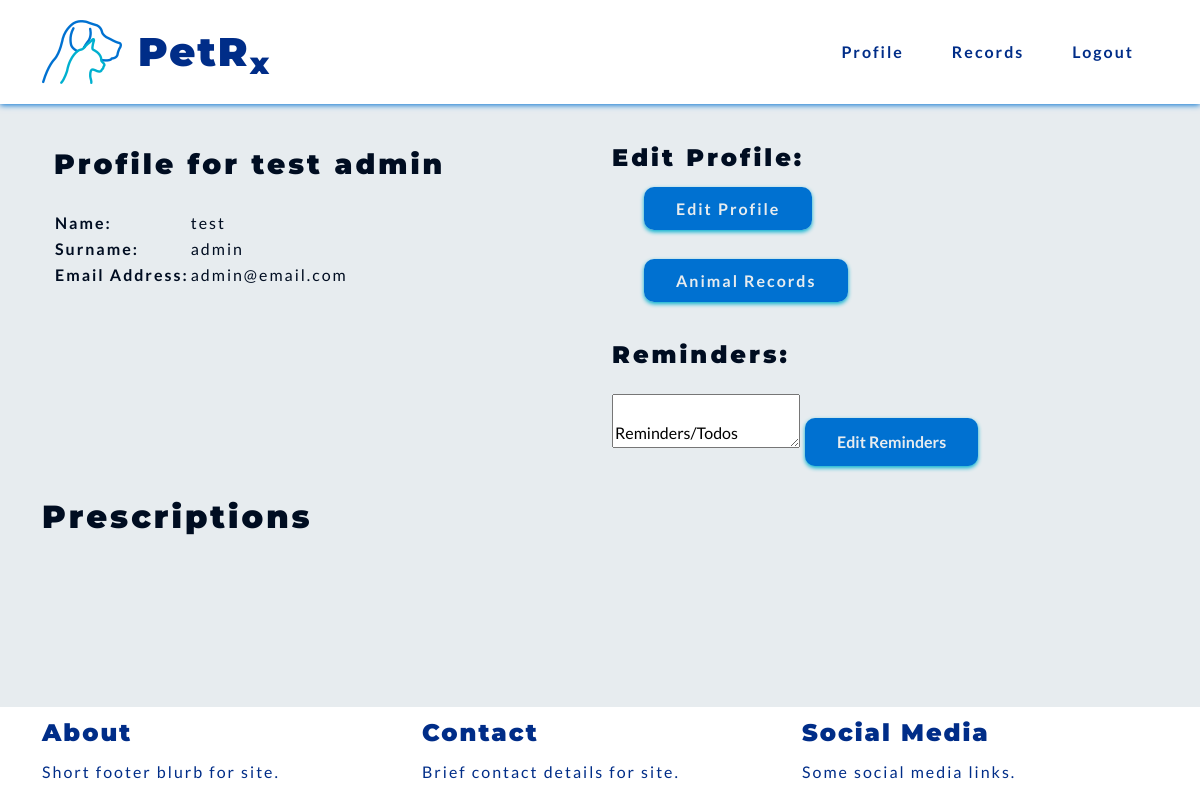
The page /profile/ (signed in) on the database its author committed.
### vetprofiles/models.py (models this page shows, shortened)
class Vet(AbstractBaseUser):
    email = models.EmailField(verbose_name="email", max_length=80, unique=True)
    first_name = models.CharField(max_length=30, blank=False)
    last_name = models.CharField(max_length=30, blank=False)
    last_login = models.DateTimeField(verbose_name='last login', auto_now=True)
    is_admin = models.BooleanField(default=False)
    is_active = models.BooleanField(default=True)
    is_staff = models.BooleanField(default=False)
    is_superuser = models.BooleanField(default=False)
    USERNAME_FIELD = 'email'
    REQUIRED_FIELDS = ['first_name', 'last_name', ]
    objects = AccountsManager()

### vetprofiles/views.py (the view)
# urls.py: path('profile/', views.profile, name='profile'),
def profile(request):
    if not request.user.is_authenticated:
        return redirect('vetprofiles:login')
    return render(request, 'vetprofiles/profile.html')

### vetprofiles/templates/vetprofiles/profile.html
{% extends 'base.html' %}
{% block content %}
<section>
    <div class="container">
        <div class="row">
            <div class="col-md-6">
                <h3 class="headings">Profile for {{ user.first_name }} {{ user.last_name }}</h3>
                <table>
                    <tr>
                        <th>Name: </th>
                        <td>{{ user.first_name }}</td>
                    </tr>
                    <tr>
                        <th>Surname: </th>
                        <td>{{ user.last_name }}</td>
                    </tr>
                    <tr>
                        <th>Email Address: </th>
                        <td>{{ user.email }}</td>
                    </tr>
                </table>
            </div>
            <div class="col-md-6">
                <div>
                    <h4 class="headings">Edit Profile:</h4>
                    <ul>
                        <li class="list-spacing">
                            <a class="pet-btns" href="{% url 'vetprofiles:edit_profile' %}">Edit Profile</a>
                        </li>
                        <li class="list-spacing">
                            <a class="pet-btns" href="#">Animal Records</a>
                        </li>
                    </ul>
                </div>
                <div>
                    <h4 class="headings">Reminders:</h4>
                    <textarea>
                        Reminders/Todos
                    </textarea>
                    <button class="pet-btns" href="#">Edit Reminders</button>
                </div>
            </div>
        </div>
    </div>
</section>
<section>
    <h2 class="headings">Prescriptions</h2>
</section>
{% endblock %}

### static/css/style.css (style rules this page uses)
:root { --site-white: #e7ecef; --site-black: #000d21; --site-dark-blue: #002d88; --site-light-blue: #0071d1; --site-turquoise: #00b0cf; }
html { height: 100%; }
body { font-family: "Lato", sans-serif; color: var(--site-black); font-size: 1rem; letter-spacing: 2px; background: var(--site-white); }
h1, h2, h3, h4 { font-family: "Montserrat", "Lato", sans-serif; font-weight: 900; margin-top: 0.5em; margin-bottom: 0.5em; }
.headings { letter-spacing: 3px; margin: 1em auto; }
button { border: none; }
li { list-style: none; }
a { text-decoration: none; }
.pet-btns { background-color: var(--site-light-blue); color: var(--site-white); font-weight: 600; padding: 0.75em 2em; border-radius: 10px; box-shadow: 0 2px 4px 0 var(--site-turquoise); transition: all .2s linear; }
.list-spacing { margin-bottom: 3em; }

### rows shown on the page
Vet: first_name "test", last_name "admin", email "admin@email.com"
